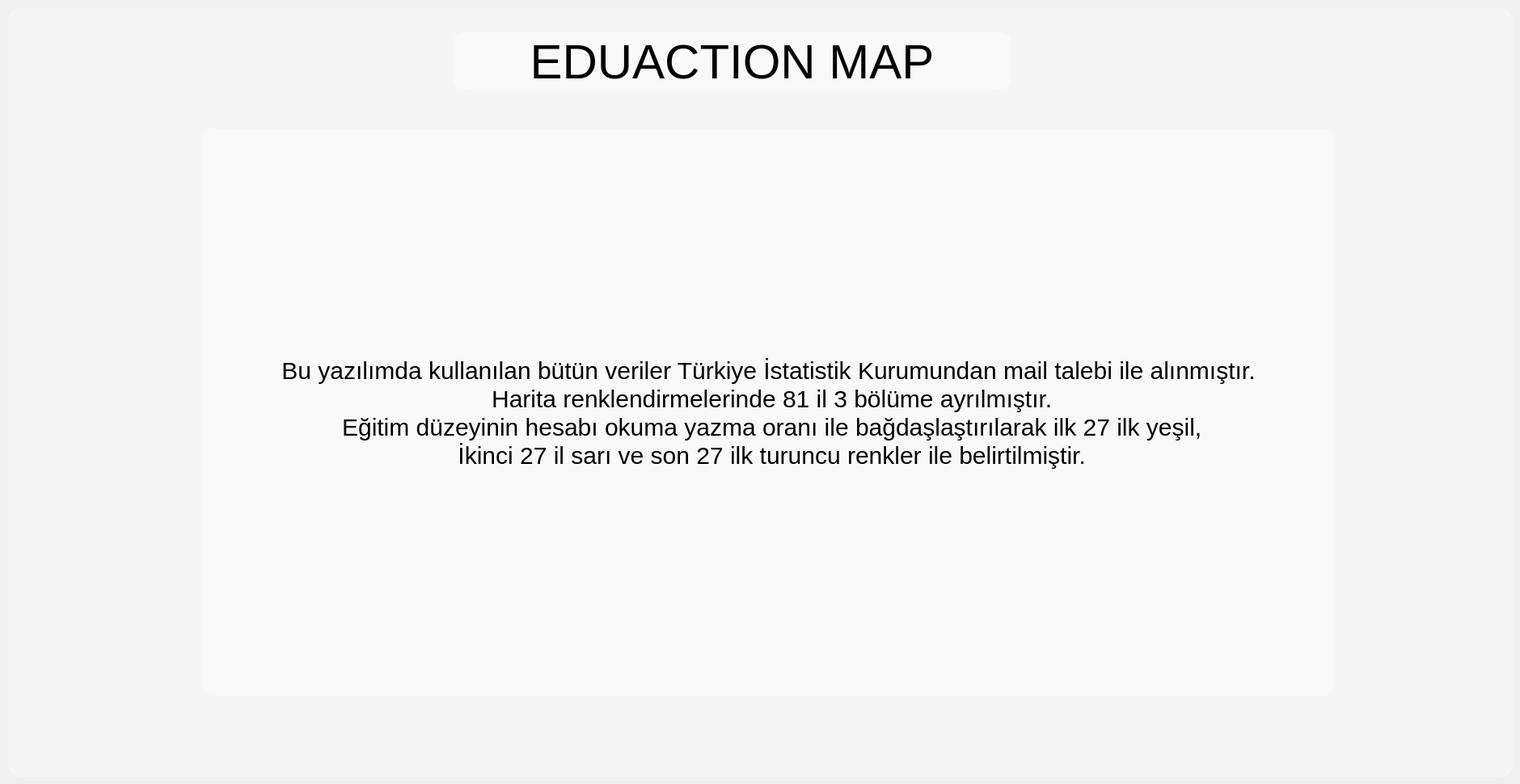
        <widget class="QWidget" name="tab_5">
         <attribute name="title">
          <string>HAKKINDA</string>
         </attribute>
         <widget class="QFrame" name="frame_9">
          <property name="geometry">
           <rect>
            <x>10</x>
            <y>10</y>
            <width>1861</width>
            <height>951</height>
           </rect>
          </property>
          <property name="styleSheet">
           <string notr="true">background:rgb(255,255,255,90);border:none;border-radius: 15px;
</string>
          </property>
          <property name="frameShape">
           <enum>QFrame::StyledPanel</enum>
          </property>
          <property name="frameShadow">
           <enum>QFrame::Raised</enum>
          </property>
          <widget class="QLabel" name="lbl_MainSehir_2">
           <property name="geometry">
            <rect>
             <x>550</x>
             <y>30</y>
             <width>691</width>
             <height>71</height>
            </rect>
           </property>
           <property name="styleSheet">
            <string notr="true">font-size:60px;</string>
           </property>
           <property name="text">
            <string>EDUACTION MAP</string>
           </property>
           <property name="alignment">
            <set>Qt::AlignCenter</set>
           </property>
          </widget>
          <widget class="QLabel" name="label_7">
           <property name="geometry">
            <rect>
             <x>240</x>
             <y>150</y>
             <width>1401</width>
             <height>701</height>
            </rect>
           </property>
           <property name="styleSheet">
            <string notr="true">font-size:30px;</string>
           </property>
           <property name="text">
            <string>Bu yazılımda kullanılan bütün veriler Türkiye İstatistik Kurumundan mail talebi ile alınmıştır.
 Harita renklendirmelerinde 81 il 3 bölüme ayrılmıştır. 
 Eğitim düzeyinin hesabı okuma yazma oranı ile bağdaşlaştırılarak ilk 27 ilk yeşil, 
 İkinci 27 il sarı ve son 27 ilk turuncu renkler ile belirtilmiştir.</string>
           </property>
           <property name="alignment">
            <set>Qt::AlignCenter</set>
           </property>
          </widget>
         </widget>
        </widget>
